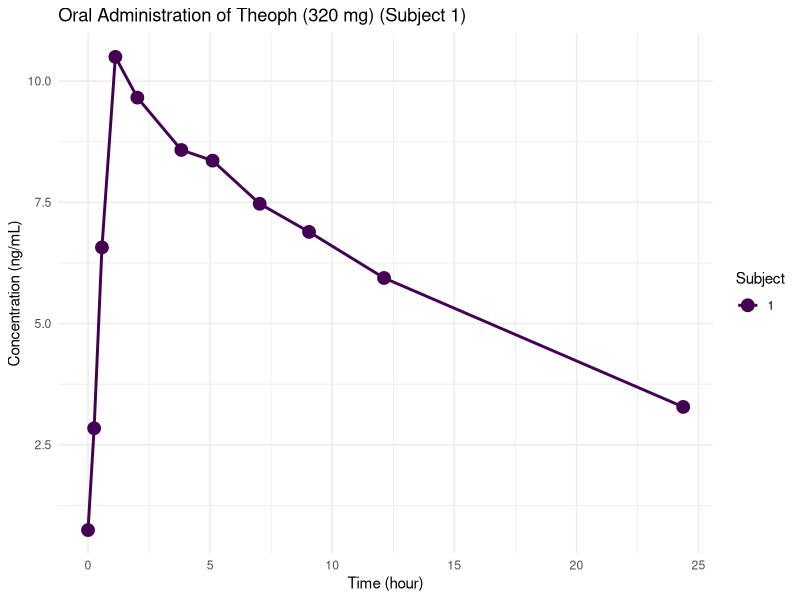

This chart was generated by the following R code:
## ---- chunk 1
local({
  r = getOption('repos')
  if (!length(r) || identical(unname(r['CRAN']), '@CRAN@'))
    r['CRAN'] = 'https://cran.rstudio.com' 
  options(repos = r)
})

library(tidyverse)
library(knitr)

options(
  htmltools.dir.version = FALSE, formatR.indent = 2,
  width = 55, digits = 4, warnPartialMatchAttr = FALSE, warnPartialMatchDollar = FALSE
)

options(knitr.graphics.auto_pdf = FALSE)

knitr::opts_chunk$set(echo=FALSE, message = FALSE, 
					  out.width="100%", 
					  #dpi = 96, 
					  #fig.width = 1,
					  error = TRUE)
## ---- chunk 2
ggplot(Theoph %>% dplyr::filter(Subject == 1), 
       aes(Time, conc, group = Subject, color = Subject)) +
  geom_point(size = 4) + geom_line(size = 1) +
  theme_minimal() +
  labs(title = 'Oral Administration of Theoph (320 mg) (Subject 1)',
       x = 'Time (hour)', y = 'Concentration (ng/mL)')
